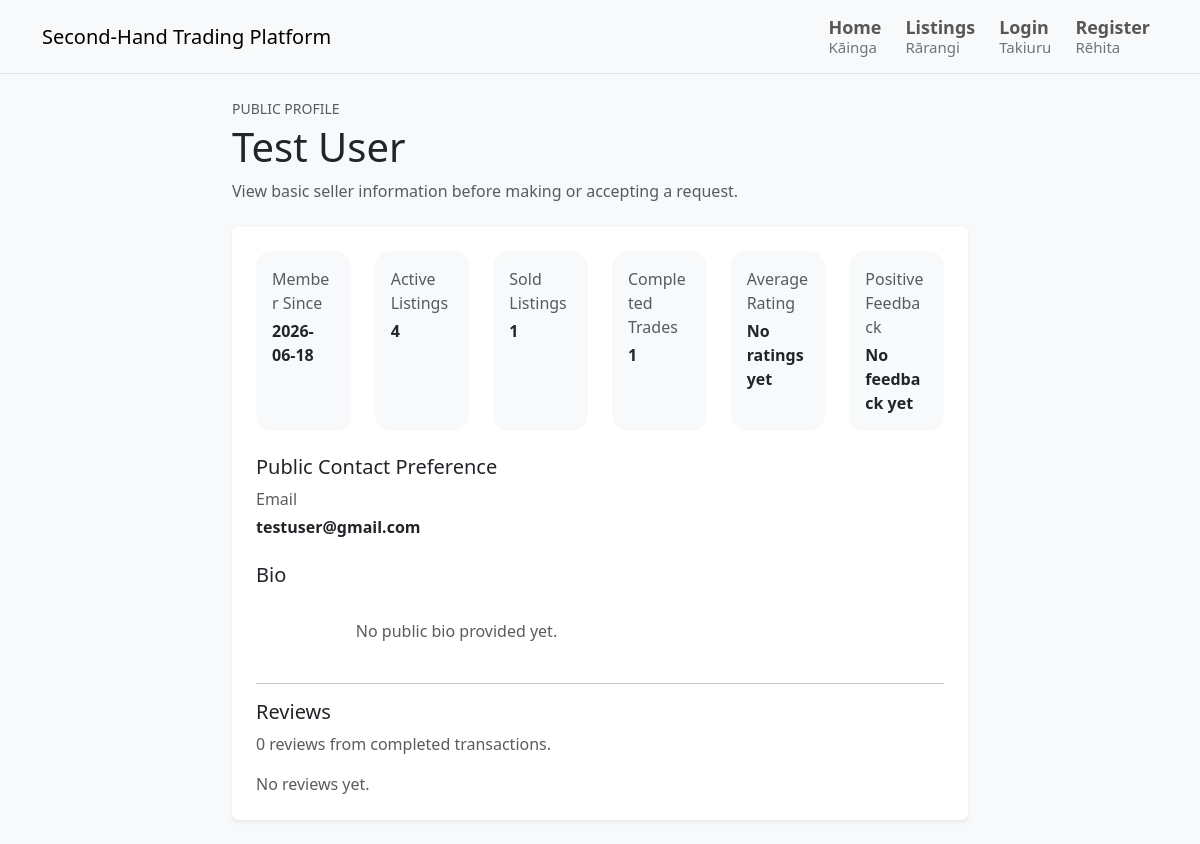
Before: /profiles/3 with the older database file.
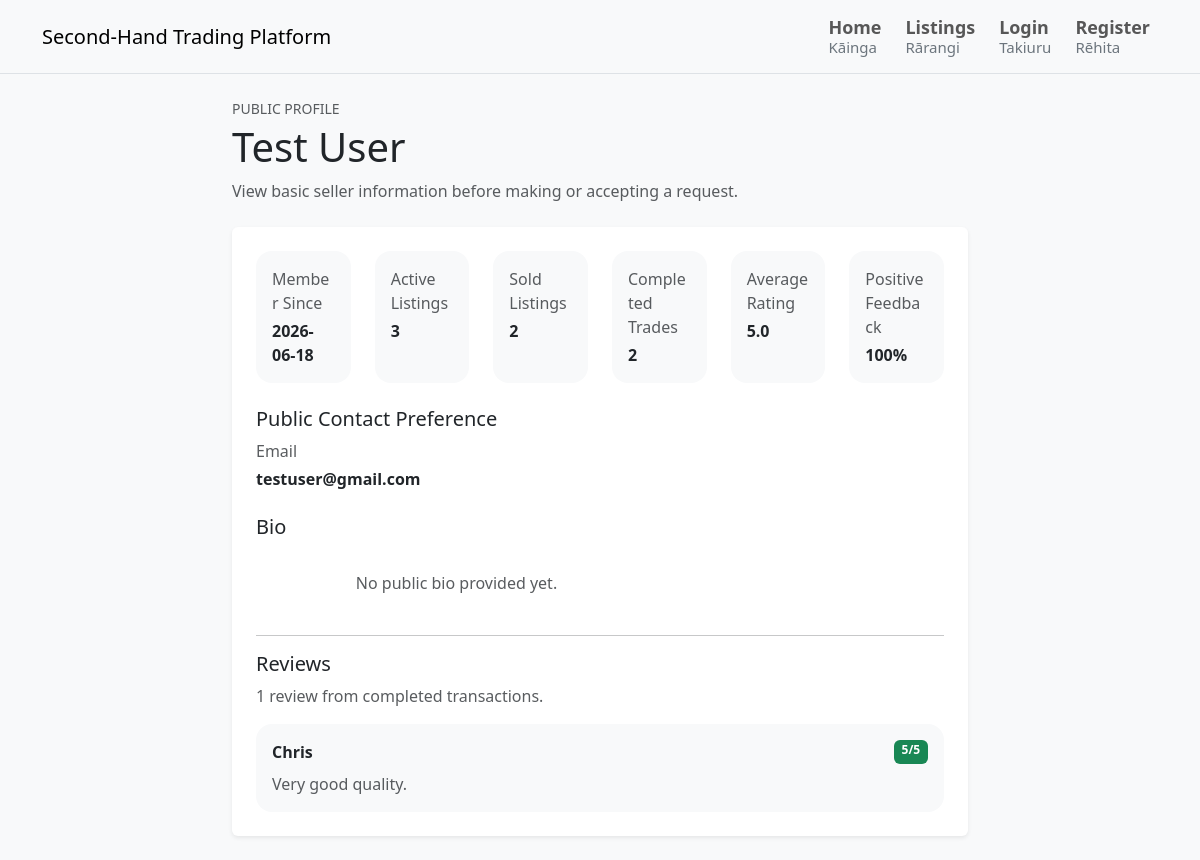
After: the same page with the newer database file.
### tables this page shows
CREATE TABLE reviews (
    id INTEGER PRIMARY KEY AUTOINCREMENT,
    request_id INTEGER NOT NULL,
    reviewer_id INTEGER NOT NULL,
    reviewed_user_id INTEGER NOT NULL,
    score INTEGER NOT NULL,
    comment TEXT,
    created_at TEXT NOT NULL,
    UNIQUE (request_id, reviewer_id, reviewed_user_id),
    FOREIGN KEY (request_id) REFERENCES requests(id),
    FOREIGN KEY (reviewer_id) REFERENCES users(id),
    FOREIGN KEY (reviewed_user_id) REFERENCES users(id)
);

CREATE TABLE users (
    id INTEGER PRIMARY KEY AUTOINCREMENT,
    display_name TEXT NOT NULL,
    full_name TEXT NOT NULL,
    date_of_birth TEXT NOT NULL,
    email TEXT NOT NULL UNIQUE,
    phone_number TEXT,
    preferred_contact_method TEXT NOT NULL,
    password_hash TEXT NOT NULL,
    role TEXT NOT NULL DEFAULT 'user',
    is_locked INTEGER NOT NULL DEFAULT 0,
    bio TEXT,
    created_at TEXT NOT NULL
);

### routes/profile_routes.py (the view)
@profile_bp.get("/profiles/<int:user_id>")
def view_public_profile(user_id: int) -> str:
    profile_data = profile_service.get_public_profile(user_id)
    if profile_data is None:
        abort(404)
    return render_template(
        "profile.html",
        profile=profile_data,
        is_own_profile=profile_data["id"] == session.get("user_id"),
    )

### models/db.py (called while the page is built)
def get_db() -> sqlite3.Connection:
    return DatabaseManager().get_connection()

    def __new__(cls):
        if cls._instance is None:
            cls._instance = super().__new__(cls)
        return cls._instance

    def get_connection(self) -> sqlite3.Connection:
        if "db" not in g:
            g.db = sqlite3.connect(current_app.config["DATABASE_PATH"])
            g.db.row_factory = sqlite3.Row
        return g.db

    def close_connection(self) -> None:
        db = g.pop("db", None)
        if db is not None:
            db.close()

### services/profile_service.py (called while the page is built)
    @staticmethod
    def _format_positive_feedback(review_count: int, positive_review_count: int) -> str:
        if review_count == 0:
            return "No feedback yet"
        positive_feedback_rate = positive_review_count / review_count
        return "{0:.0%}".format(positive_feedback_rate)

### templates/profile.html (shortened to what the changed rows need)
{% extends "base.html" %}
{% block content %}
<div class="row justify-content-center">
    <div class="col-lg-8">
        <section class="mb-4 d-flex flex-column flex-md-row gap-3 justify-content-between">
            <div>
                <h1 class="mb-2">{{ profile.display_name }}</h1>
            </div>
        </section>
        <div class="card border-0 shadow-sm">
            <div class="card-body p-4">
                <div class="row row-cols-1 row-cols-md-3 row-cols-lg-6 g-4 mb-4">
                    <div class="col">
                        <div class="rounded-4 bg-light p-3 h-100">
                            <span class="text-muted d-block mb-1">Active Listings</span>
                            <strong>{{ profile.active_listing_count }}</strong>
                        </div>
                    </div>
                    <div class="col">
                        <div class="rounded-4 bg-light p-3 h-100">
                            <span class="text-muted d-block mb-1">Sold Listings</span>
                            <strong>{{ profile.sold_listing_count }}</strong>
                        </div>
                    </div>
                    <div class="col">
                        <div class="rounded-4 bg-light p-3 h-100">
                            <span class="text-muted d-block mb-1">Completed Trades</span>
                            <strong>{{ profile.completed_transaction_count }}</strong>
                        </div>
                    </div>
                    <div class="col">
                        <div class="rounded-4 bg-light p-3 h-100">
                            <span class="text-muted d-block mb-1">Average Rating</span>
                            <strong>{{ profile.average_score_label }}</strong>
                        </div>
                    </div>
                    <div class="col">
                        <div class="rounded-4 bg-light p-3 h-100">
                            <span class="text-muted d-block mb-1">Positive Feedback</span>
                            <strong>{{ profile.positive_feedback_label }}</strong>
                        </div>
                    </div>
                </div>
                <div class="mb-4">
                    <h2 class="h5">Public Contact Preference</h2>
                </div>
                <div>
                    <h2 class="h5">Bio</h2>
                </div>
                <div>
                    <h2 class="h5">Reviews</h2>
                    <p class="text-body-secondary mb-3">
                        {{ profile.review_count }}
                        review{% if profile.review_count != 1 %}s{% endif %}
                        from completed transactions.
                    </p>
                    {% if profile.recent_reviews %}
                        <div class="d-grid gap-3">
                            {% for review in profile.recent_reviews %}
                                <div class="rounded-4 bg-light p-3">
                                    <div class="d-flex justify-content-between gap-3 mb-2">
                                        <strong>{{ review.reviewer_name }}</strong>
                                        <span class="badge text-bg-success">
                                            {{ review.score }}/5
                                        </span>
                                    </div>
                                    {% if review.comment %}
                                        <p class="mb-0 text-body-secondary">
                                            {{ review.comment }}
                                        </p>
                                    {% else %}
                                        <p class="mb-0 text-body-secondary">
                                            No comment provided.
                                        </p>
                                    {% endif %}
                                </div>
                            {% endfor %}
                        </div>
                    {% else %}
                        <p class="text-body-secondary mb-0">No reviews yet.</p>
                    {% endif %}
                </div>
            </div>
        </div>
    </div>
</div>
{% endblock %}

Changed rows visible on the page:
added reviews: reviewer_name "Chris", score "5", comment "Very good quality."
Other visible differences:
{{ profile.active_listing_count }}: "4" → "3"
{{ profile.sold_listing_count }}: "1" → "2"
{{ profile.completed_transaction_count }}: "1" → "2"
{{ profile.average_score_label }}: "No ratings yet" → "5.0"
{{ profile.positive_feedback_label }}: "No feedback yet" → "100%"
{{ profile.review_count }}: "0" → "1"
text no longer shown: "s No reviews yet."
